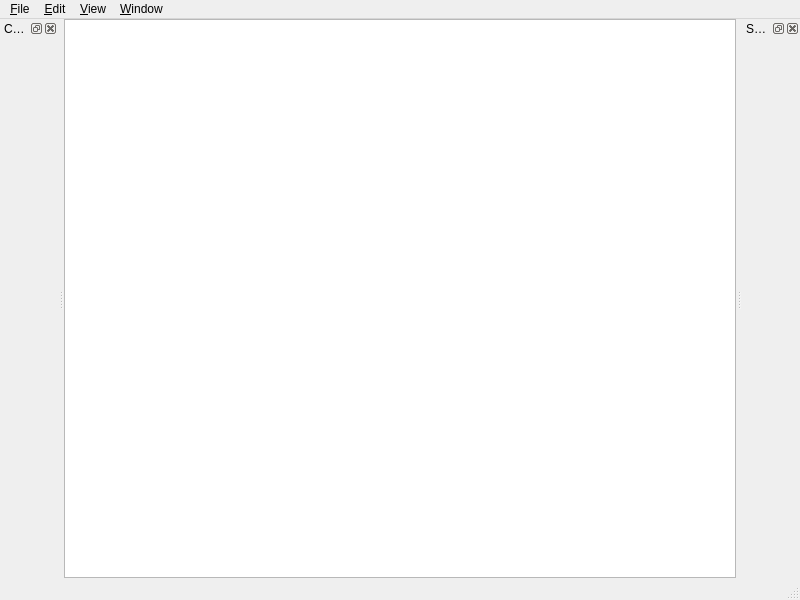
<?xml version="1.0" encoding="UTF-8"?>
<ui version="4.0">
 <class>WMainWindow</class>
 <widget class="QMainWindow" name="WMainWindow">
  <property name="geometry">
   <rect>
    <x>0</x>
    <y>0</y>
    <width>800</width>
    <height>600</height>
   </rect>
  </property>
  <property name="windowTitle">
   <string>CS::PDF</string>
  </property>
  <widget class="QWidget" name="centralwidget">
   <layout class="QVBoxLayout" name="verticalLayout">
    <property name="spacing">
     <number>0</number>
    </property>
    <property name="leftMargin">
     <number>0</number>
    </property>
    <property name="topMargin">
     <number>0</number>
    </property>
    <property name="rightMargin">
     <number>0</number>
    </property>
    <property name="bottomMargin">
     <number>0</number>
    </property>
    <item>
     <widget class="csPdfUiDocumentView" name="pdfView"/>
    </item>
    <item>
     <widget class="WQuickSearch" name="quickSearchWidget" native="true"/>
    </item>
   </layout>
  </widget>
  <widget class="QMenuBar" name="menubar">
   <property name="geometry">
    <rect>
     <x>0</x>
     <y>0</y>
     <width>800</width>
     <height>22</height>
    </rect>
   </property>
   <widget class="QMenu" name="menu_File">
    <property name="title">
     <string>&amp;File</string>
    </property>
    <addaction name="openAction"/>
    <addaction name="separator"/>
    <addaction name="quitAction"/>
   </widget>
   <widget class="QMenu" name="menu_Window">
    <property name="title">
     <string>&amp;Window</string>
    </property>
    <addaction name="showSearchAction"/>
    <addaction name="showTocAction"/>
   </widget>
   <widget class="QMenu" name="menu_Edit">
    <property name="title">
     <string>&amp;Edit</string>
    </property>
    <addaction name="copyAction"/>
    <addaction name="separator"/>
    <addaction name="handToolAction"/>
    <addaction name="rectangleToolAction"/>
   </widget>
   <widget class="QMenu" name="menu_View">
    <property name="title">
     <string>&amp;View</string>
    </property>
    <addaction name="zoomBestFitAction"/>
    <addaction name="zoomFitToPageWidthAction"/>
   </widget>
   <addaction name="menu_File"/>
   <addaction name="menu_Edit"/>
   <addaction name="menu_View"/>
   <addaction name="menu_Window"/>
  </widget>
  <widget class="QStatusBar" name="statusbar"/>
  <widget class="QDockWidget" name="contentsDock">
   <property name="features">
    <set>QDockWidget::AllDockWidgetFeatures</set>
   </property>
   <property name="allowedAreas">
    <set>Qt::LeftDockWidgetArea|Qt::RightDockWidgetArea</set>
   </property>
   <property name="windowTitle">
    <string>Contents</string>
   </property>
   <attribute name="dockWidgetArea">
    <number>1</number>
   </attribute>
   <widget class="QWidget" name="dockWidgetContents">
    <layout class="QVBoxLayout" name="verticalLayout_2">
     <property name="leftMargin">
      <number>0</number>
     </property>
     <property name="topMargin">
      <number>0</number>
     </property>
     <property name="rightMargin">
      <number>0</number>
     </property>
     <property name="bottomMargin">
      <number>0</number>
     </property>
     <item>
      <widget class="csPdfUiTocWidget" name="contentsWidget" native="true"/>
     </item>
    </layout>
   </widget>
  </widget>
  <widget class="QDockWidget" name="searchDock">
   <property name="features">
    <set>QDockWidget::AllDockWidgetFeatures</set>
   </property>
   <property name="allowedAreas">
    <set>Qt::LeftDockWidgetArea|Qt::RightDockWidgetArea</set>
   </property>
   <property name="windowTitle">
    <string>Search</string>
   </property>
   <attribute name="dockWidgetArea">
    <number>2</number>
   </attribute>
   <widget class="QWidget" name="dockWidgetContents_2">
    <layout class="QVBoxLayout" name="verticalLayout_3">
     <property name="leftMargin">
      <number>0</number>
     </property>
     <property name="topMargin">
      <number>0</number>
     </property>
     <property name="rightMargin">
      <number>0</number>
     </property>
     <property name="bottomMargin">
      <number>0</number>
     </property>
     <item>
      <widget class="csPdfUiSearchWidget" name="searchWidget" native="true"/>
     </item>
    </layout>
   </widget>
  </widget>
  <action name="openAction">
   <property name="text">
    <string>&amp;Open...</string>
   </property>
   <property name="shortcut">
    <string>Ctrl+O</string>
   </property>
  </action>
  <action name="quitAction">
   <property name="text">
    <string>&amp;Quit</string>
   </property>
   <property name="shortcut">
    <string>Ctrl+Q</string>
   </property>
  </action>
  <action name="showTocAction">
   <property name="text">
    <string>&amp;Table of Contents</string>
   </property>
   <property name="shortcut">
    <string>Ctrl+T</string>
   </property>
  </action>
  <action name="handToolAction">
   <property name="checkable">
    <bool>true</bool>
   </property>
   <property name="checked">
    <bool>false</bool>
   </property>
   <property name="text">
    <string>&amp;Hand (Pan)</string>
   </property>
   <property name="shortcut">
    <string>Ctrl+Shift+H</string>
   </property>
  </action>
  <action name="rectangleToolAction">
   <property name="checkable">
    <bool>true</bool>
   </property>
   <property name="text">
    <string>&amp;Rectangle (Select)</string>
   </property>
   <property name="shortcut">
    <string>Ctrl+Shift+R</string>
   </property>
  </action>
  <action name="copyAction">
   <property name="text">
    <string>&amp;Copy</string>
   </property>
   <property name="shortcut">
    <string>Ctrl+C</string>
   </property>
  </action>
  <action name="showSearchAction">
   <property name="text">
    <string>&amp;Search</string>
   </property>
   <property name="shortcut">
    <string>Ctrl+F</string>
   </property>
  </action>
  <action name="zoomFitToPageWidthAction">
   <property name="text">
    <string>Fit to page &amp;width</string>
   </property>
   <property name="shortcut">
    <string>Ctrl+2</string>
   </property>
  </action>
  <action name="zoomBestFitAction">
   <property name="text">
    <string>&amp;Best fit</string>
   </property>
   <property name="shortcut">
    <string>Ctrl+1</string>
   </property>
  </action>
 </widget>
 <customwidgets>
  <customwidget>
   <class>WQuickSearch</class>
   <extends>QWidget</extends>
   <header>wquicksearch.h</header>
   <container>1</container>
  </customwidget>
  <customwidget>
   <class>csPdfUiDocumentView</class>
   <extends>QGraphicsView</extends>
   <header location="global">csPDFUI/csPdfUiDocumentView.h</header>
  </customwidget>
  <customwidget>
   <class>csPdfUiTocWidget</class>
   <extends>QWidget</extends>
   <header location="global">csPDFUI/csPdfUiTocWidget.h</header>
   <container>1</container>
  </customwidget>
  <customwidget>
   <class>csPdfUiSearchWidget</class>
   <extends>QWidget</extends>
   <header location="global">csPDFUI/csPdfUiSearchWidget.h</header>
   <container>1</container>
  </customwidget>
 </customwidgets>
 <resources/>
 <connections/>
</ui>
